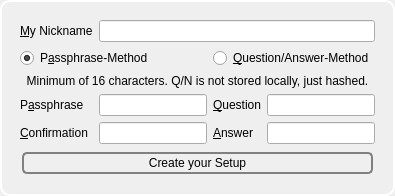
           <widget class="QGroupBox" name="groupBox_15">
            <property name="styleSheet">
             <string notr="true">QGroupBox { 
background-color:
qlineargradient(spread:pad, 
x1:0, y1:1, 
x2:1, y2:0, 
stop:0.05 rgba(218, 232, 255, 255), 
stop:1 rgba(170, 85, 255, 255));
color: rgb(255, 255, 255);

border-style: outset;
border-width: 2px;
border-radius: 10px;
border-color: white;
padding: 7px;
}



</string>
            </property>
            <layout class="QVBoxLayout" name="verticalLayout_66">
             <item>
              <layout class="QGridLayout" name="gridLayout">
               <item row="5" column="3">
                <widget class="spoton_lineedit" name="answer"/>
               </item>
               <item row="1" column="2" colspan="2">
                <widget class="QRadioButton" name="question_rb">
                 <property name="text">
                  <string>&amp;Question/Answer-Method</string>
                 </property>
                </widget>
               </item>
               <item row="5" column="2">
                <widget class="QLabel" name="label_98">
                 <property name="text">
                  <string>&amp;Answer</string>
                 </property>
                 <property name="buddy">
                  <cstring>answer</cstring>
                 </property>
                </widget>
               </item>
               <item row="0" column="0">
                <widget class="QLabel" name="label_14">
                 <property name="text">
                  <string>&amp;My Nickname</string>
                 </property>
                 <property name="buddy">
                  <cstring>username</cstring>
                 </property>
                </widget>
               </item>
               <item row="5" column="1">
                <widget class="spoton_lineedit" name="passphrase2">
                 <property name="styleSheet">
                  <string notr="true"/>
                 </property>
                 <property name="echoMode">
                  <enum>QLineEdit::Password</enum>
                 </property>
                </widget>
               </item>
               <item row="3" column="2">
                <widget class="QLabel" name="label_97">
                 <property name="text">
                  <string>&amp;Question</string>
                 </property>
                 <property name="buddy">
                  <cstring>question</cstring>
                 </property>
                </widget>
               </item>
               <item row="5" column="0">
                <widget class="QLabel" name="label_56">
                 <property name="text">
                  <string>&amp;Confirmation</string>
                 </property>
                 <property name="buddy">
                  <cstring>passphrase2</cstring>
                 </property>
                </widget>
               </item>
               <item row="0" column="1" colspan="3">
                <widget class="spoton_lineedit" name="username">
                 <property name="styleSheet">
                  <string notr="true"/>
                 </property>
                </widget>
               </item>
               <item row="1" column="0" colspan="2">
                <widget class="QRadioButton" name="passphrase_rb">
                 <property name="text">
                  <string>P&amp;assphrase-Method</string>
                 </property>
                 <property name="checked">
                  <bool>true</bool>
                 </property>
                </widget>
               </item>
               <item row="2" column="0" colspan="4">
                <widget class="QLabel" name="label_58">
                 <property name="text">
                  <string>Minimum of 16 characters. Q/N is not stored locally, just hashed.</string>
                 </property>
                 <property name="alignment">
                  <set>Qt::AlignCenter</set>
                 </property>
                </widget>
               </item>
               <item row="3" column="0">
                <widget class="QLabel" name="label_55">
                 <property name="text">
                  <string>P&amp;assphrase</string>
                 </property>
                 <property name="buddy">
                  <cstring>passphrase1</cstring>
                 </property>
                </widget>
               </item>
               <item row="3" column="1">
                <widget class="spoton_lineedit" name="passphrase1">
                 <property name="styleSheet">
                  <string notr="true"/>
                 </property>
                 <property name="echoMode">
                  <enum>QLineEdit::Password</enum>
                 </property>
                </widget>
               </item>
               <item row="3" column="3">
                <widget class="spoton_lineedit" name="question"/>
               </item>
              </layout>
             </item>
             <item>
              <widget class="QPushButton" name="setPassphrase">
               <property name="styleSheet">
                <string notr="true">QPushButton {
 border: 2px solid gray;
 background-color: qlineargradient(x1: 0, y1: 0, x2: 0, y2: 1,
                                   stop: 0 #E0E0E0, stop: 1 #FFFFFF);
 border-radius: 5px;
 margin: 2px;
 padding: 2px;
 }


QPushButton:hover { 
background-color: qlineargradient(x1: 0, y1: 0, x2: 0, y2: 1,
                                   stop: 0 rgb(254,229,172), stop: 1 #FFFFFF);
background-position: top center; } 


QPushButton:pressed {
     background-color: darkgrey;
     border-style: inset;
 }
</string>
               </property>
               <property name="text">
                <string>Create your Setup</string>
               </property>
               <property name="icon">
                <iconset resource="../Icons/icons.qrc">
                 <normaloff>:/nuvola/ok.png</normaloff>:/nuvola/ok.png</iconset>
               </property>
               <property name="iconSize">
                <size>
                 <width>40</width>
                 <height>40</height>
                </size>
               </property>
              </widget>
             </item>
            </layout>
           </widget>
